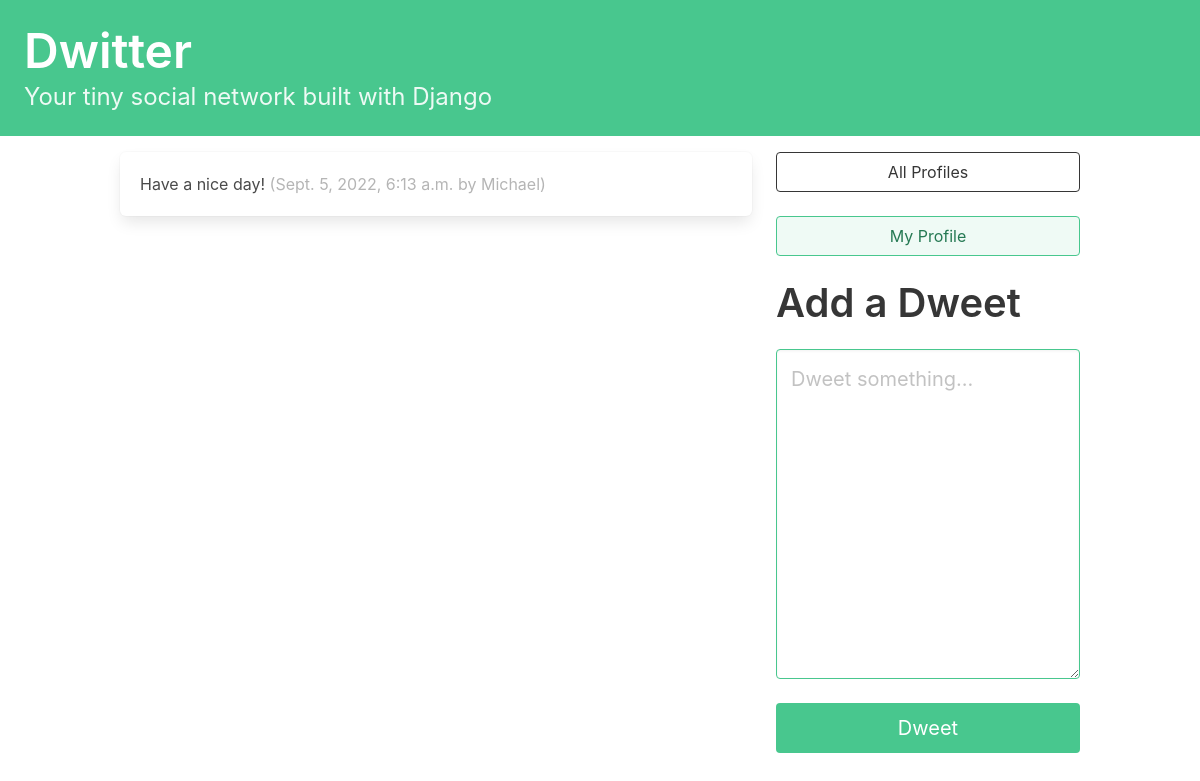
Screenshot of / (signed in) with the database file from the repository.
### dwitter/models.py (models this page shows, shortened)
class Dweet(models.Model):
    user = models.ForeignKey(
      User, related_name="dweets", on_delete = models.DO_NOTHING
    )
    body = models.CharField(max_length=140)
    created_at = models.DateTimeField(auto_now_add=True)

### dwitter/views.py (the view)
# urls.py: path("", dashboard, name="dashboard"),
def dashboard(request):
    form = DweetForm(request.POST or None)
    if request.method == "POST":
        if form.is_valid():
            dweet = form.save(commit=False)
            dweet.user = request.user
            dweet.save()
            return redirect("dwitter:dashboard")
    followed_dweets = Dweet.objects.filter(
        user__profile__in=request.user.profile.follows.all()
    ).order_by("-created_at")
    return render(
        request,
        "dwitter/dashboard.html",
        {"form": form, "dweets":followed_dweets},
    )

### dwitter/forms.py
class DweetForm(forms.ModelForm):
    body = forms.CharField(
        required=True,
        widget=forms.widgets.Textarea(
            attrs={
                "placeholder": "Dweet something...",
                "class": "textarea is-success is-medium",
            }
        ),
        label="",
    )
    class Meta:
        model = Dweet
        exclude = ("user", )

### dwitter/templates/dwitter/dashboard.html (shortened to what this page needs)
{% extends 'base.html' %}
{% block content %}
<div class="column">
    {% for dweet in dweets %}
        <div class="box">
            {{dweet.body}}
            <span class="is-small has-text-grey-light">
                ({{ dweet.created_at }} by {{ dweet.user.username }})
            </span>
        </div>
    {% endfor %}
</div>
<div class="column is-one-third">
    <div class="block">
        <a href="{% url 'dwitter:profile_list' %} ">
            <button class="button is-dark is-outlined is-fullwidth">
                All Profiles
            </button>
        </a>
    </div>
    <div class="block">
        <a href="{% url 'dwitter:profile' request.user.profile.id %} ">
            <button class="button is-success is-light is-outlined is-fullwidth">
                My Profile
            </button>
        </a>
    </div>
    <div class="block">
        <div class="block">
            <h2 class="title is-2">Add a Dweet</p>
        </div>
        <div class="block">
            <form method="post">
                {{ form.as_p }}
                <button class="button is-success is-fullwidth is-medium mt-5"
                        type="submit">Dweet
                </button>
            </form>
        </div>
    </div>
</div>
{% endblock content %}

### rows the page displays
Dweet: body "Have a nice day!", created_at "Sept. 5, 2022, 6:13 a.m.", user.username "Michael"
